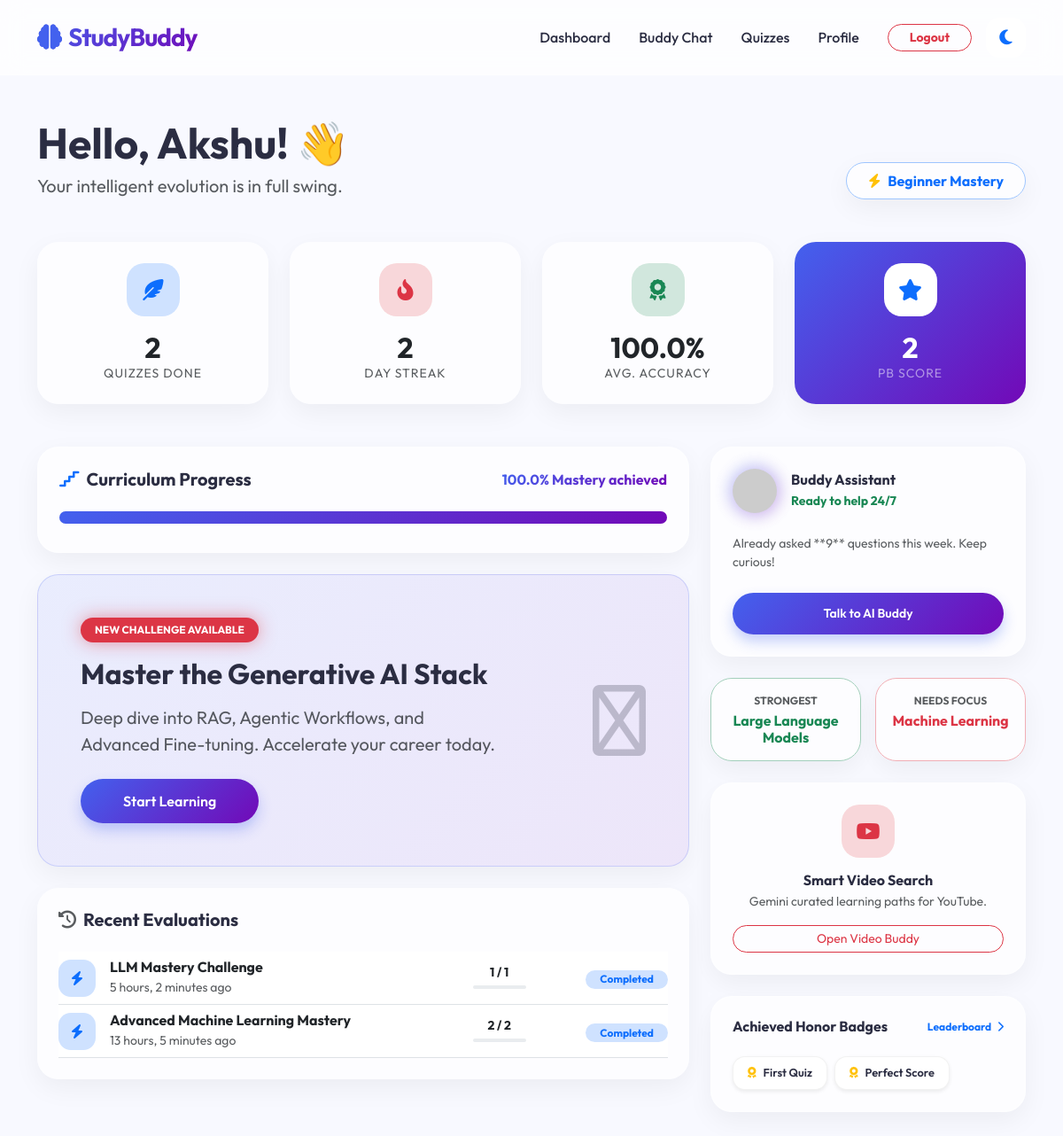
Page /dashboard/ (signed in) on the committed database.
### accounts/models.py (models this page shows, shortened)
class Profile(models.Model):
    LEARNING_LEVELS = [
        ('Beginner', 'Beginner'),
        ('Intermediate', 'Intermediate'),
        ('Advanced', 'Advanced'),
    ]
    user = models.OneToOneField(User, on_delete=models.CASCADE)
    image = models.ImageField(default='default.jpg', upload_to='profile_pics')
    learning_level = models.CharField(max_length=20, choices=LEARNING_LEVELS, default='Beginner')
    preferred_subject = models.CharField(max_length=100, blank=True)

### progress/models.py (models this page shows, shortened)
class UserProgress(models.Model):
    user = models.OneToOneField(User, on_delete=models.CASCADE, related_name='progress')
    total_questions_asked = models.IntegerField(default=0)
    total_quizzes_taken = models.IntegerField(default=0)
    total_score_sum = models.IntegerField(default=0)
    total_points_sum = models.IntegerField(default=0)
    current_streak = models.IntegerField(default=0)
    longest_streak = models.IntegerField(default=0)
    badges = models.JSONField(default=list) # List of badge names
    highest_score = models.IntegerField(default=0)
    total_playground_uses = models.IntegerField(default=0)
    strongest_subject = models.CharField(max_length=100, blank=True, null=True)
    weakest_subject = models.CharField(max_length=100, blank=True, null=True)
    last_updated = models.DateTimeField(auto_now=True)
    last_activity_date = models.DateField(null=True, blank=True)
    last_activity_date = models.DateField(null=True, blank=True)
    @property
    def average_score_percentage(self):
        if self.total_points_sum == 0:
            return 0
        return round((self.total_score_sum / self.total_points_sum) * 100, 1)

### quizzes/models.py (models this page shows, shortened)
class Result(models.Model):
    user = models.ForeignKey(User, on_delete=models.CASCADE)
    quiz = models.ForeignKey(Quiz, on_delete=models.CASCADE)
    score = models.IntegerField()
    total_points = models.IntegerField()
    timestamp = models.DateTimeField(auto_now_add=True)

class Quiz(models.Model):
    CATEGORY_CHOICES = [
        ('gen_ai', 'Generative AI'),
        ('ml', 'Machine Learning'),
        ('prompt', 'Prompt Engineering'),
        ('llm', 'Large Language Models'),
        ('ethics', 'AI Ethics'),
        ('web_ai', 'AI in Web Development'),
        ('general', 'General AI'),
        ('cloud', 'Cloud Computing'),
        ('devops', 'DevOps & Git'),
        ('cyber', 'Cyber Security'),
        ('data', 'Data Science'),
        ('mobile', 'Mobile Development'),
        ('blockchain', 'Web3 & Blockchain'),
        ('iot', 'Internet of Things'),
        ('hr', 'HR Interview Prep'),
    ]
    DIFFICULTY_CHOICES = [
        ('beginner', 'Beginner'),
        ('intermediate', 'Intermediate'),
        ('advanced', 'Advanced'),
    ]
    title = models.CharField(max_length=200)
    category = models.CharField(max_length=20, choices=CATEGORY_CHOICES, default='general')
    difficulty = models.CharField(max_length=20, choices=DIFFICULTY_CHOICES, default='beginner')
    description = models.TextField()
    created_at = models.DateTimeField(auto_now_add=True)
    updated_at = models.DateTimeField(auto_now=True)
    class Meta:
        verbose_name_plural = "Quizzes"

### buddy/views.py (the view)
# urls.py: path('dashboard/', DashboardView.as_view(), name='dashboard'),
class DashboardView(LoginRequiredMixin, TemplateView):
    template_name = 'dashboard.html'
    def get_context_data(self, **kwargs):
        context = super().get_context_data(**kwargs)
        progress, created = UserProgress.objects.get_or_create(user=self.request.user)
        context['progress'] = progress
        context['recent_results'] = Result.objects.filter(user=self.request.user).order_by('-timestamp')[:5]
        return context

### templates/dashboard.html (shortened to what this page needs)
{% extends "base.html" %}
{% block content %}
<div class="container py-4">
    <div class="row mb-5 align-items-end animate-up">
        <div class="col-md-8">
            <h1 class="display-5 fw-bold mb-1">Hello, {{ user.username }}! 👋</h1>
            <p class="text-muted fs-5 mb-0">Your intelligent evolution is in full swing.</p>
        </div>
        <div class="col-md-4 text-md-end mt-3 mt-md-0">
            <div class="glass-card d-inline-flex align-items-center px-4 py-2 border-primary-subtle">
                <i class="fas fa-bolt text-warning me-2"></i>
                <span class="fw-bold text-primary">{{ user.profile.learning_level|title }} Mastery</span>
            </div>
        </div>
    </div>
    <div class="row g-4 mb-5">
        <div class="col-md-3 col-sm-6 animate-up" style="animation-delay: 100ms;">
            <div class="glass-card card h-100 border-0 p-4 text-center">
                <div class="icon-circle bg-primary-subtle text-primary mx-auto mb-3">
                    <i class="fas fa-feather-pointed fs-4"></i>
                </div>
                <h2 class="fw-bold mb-0 count-up">{{ progress.total_quizzes_taken }}</h2>
                <p class="text-muted small text-uppercase letter-spacing-wide mb-0">Quizzes Done</p>
            </div>
        </div>
        <div class="col-md-3 col-sm-6 animate-up" style="animation-delay: 200ms;">
            <div class="glass-card card h-100 border-0 p-4 text-center">
                <div class="icon-circle bg-danger-subtle text-danger mx-auto mb-3">
                    <i class="fas fa-fire-flame-curved fs-4"></i>
                </div>
                <h2 class="fw-bold mb-0 count-up">{{ progress.current_streak }}</h2>
                <p class="text-muted small text-uppercase letter-spacing-wide mb-0">Day Streak</p>
            </div>
        </div>
        <div class="col-md-3 col-sm-6 animate-up" style="animation-delay: 300ms;">
            <div class="glass-card card h-100 border-0 p-4 text-center">
                <div class="icon-circle bg-success-subtle text-success mx-auto mb-3">
                    <i class="fas fa-award fs-4"></i>
                </div>
                <h2 class="fw-bold mb-0 count-up">{{ progress.average_score_percentage }}%</h2>
                <p class="text-muted small text-uppercase letter-spacing-wide mb-0">Avg. Accuracy</p>
            </div>
        </div>
        <div class="col-md-3 col-sm-6 animate-up" style="animation-delay: 400ms;">
            <div class="glass-card card h-100 border-0 p-4 text-center bg-primary text-white premium-gradient-bg">
                <div class="icon-circle bg-white text-primary mx-auto mb-3">
                    <i class="fas fa-star fs-4"></i>
                </div>
                <h2 class="fw-bold mb-0">{{ progress.highest_score }}</h2>
                <p class="text-white-50 small text-uppercase letter-spacing-wide mb-0">PB Score</p>
            </div>
        </div>
    </div>
    <div class="row g-4">
        <div class="col-lg-8">
            <div class="glass-card p-4 mb-4 animate-up" style="animation-delay: 500ms;">
                <div class="d-flex justify-content-between align-items-center mb-4">
                    <h5 class="fw-bold mb-0"><i class="fas fa-stairs text-primary me-2"></i>Curriculum Progress</h5>
                    <span class="gradient-text fw-bold">{{ progress.average_score_percentage }}% Mastery achieved</span>
                </div>
                <div class="progress mb-2" style="height: 14px; border-radius: 100px; background: rgba(0,0,0,0.05);">
                    <div class="progress-bar progress-bar-striped progress-bar-animated premium-progress"
                        role="progressbar" style="width: {{ progress.average_score_percentage }}%"></div>
                </div>
            </div>
            <div class="glass-card p-5 mb-4 position-relative overflow-hidden animate-up"
                style="animation-delay: 600ms; background: linear-gradient(135deg, rgba(67, 97, 238, 0.08) 0%, rgba(114, 9, 183, 0.08) 100%); border-color: rgba(67, 97, 238, 0.2)">
                <div class="position-relative z-1 d-flex justify-content-between align-items-center">
                    <div class="col-md-9">
                        <span class="badge bg-danger rounded-pill px-3 py-2 mb-3 shadow-glow">NEW CHALLENGE
                            AVAILABLE</span>
                        <h2 class="fw-bold mb-3">Master the Generative AI Stack</h2>
                        <p class="text-muted mb-4 fs-5">Deep dive into RAG, Agentic Workflows, and Advanced Fine-tuning.
                            Accelerate your career today.</p>
                        <a href="{% url 'quizzes:quiz_list' %}" class="btn btn-premium px-5">Start Learning</a>
                    </div>
                    <div class="col-md-3 text-end d-none d-md-block">
                        <i class="fas fa-brain display-1 text-primary-subtle opacity-25"></i>
                    </div>
                </div>
            </div>
            <div class="glass-card border-0 animate-up" style="animation-delay: 700ms;">
                <div class="card-header bg-transparent border-0 pt-4 px-4 pb-0">
                    <h5 class="fw-bold mb-0"><i class="fas fa-history text-muted me-2"></i>Recent Evaluations</h5>
                </div>
                <div class="card-body p-4">
                    <div class="table-responsive">
                        <table class="table table-hover align-middle mb-0">
                            <tbody>
                                {% for res in recent_results %}
                                <tr>
                                    <td class="ps-0" style="width: 50px">
                                        <div
                                            class="activity-circle {% if res.percentage >= 80 %}bg-success-subtle text-success{% else %}bg-primary-subtle text-primary{% endif %}">
                                            <i
                                                class="fas {% if res.percentage >= 80 %}fa-check{% else %}fa-bolt{% endif %}"></i>
                                        </div>
                                    </td>
                                    <td>
                                        <h6 class="fw-bold mb-0">{{ res.quiz.title }}</h6>
                                        <small class="text-muted">{{ res.timestamp|timesince }} ago</small>
                                    </td>
                                    <td class="text-center">
                                        <div class="small fw-bold">{{ res.score }} / {{ res.total_points }}</div>
                                        <div class="progress" style="height: 4px; width: 60px; margin: 4px auto;">
                                        </div>
                                    </td>
                                    <td class="text-end pe-0">
                                        {% if res.percentage >= 80 %}
                                        <span class="badge bg-success-subtle text-success rounded-pill px-3">Mastery
                                            🌟</span>
                                        {% else %}
                                        <span
                                            class="badge bg-primary-subtle text-primary rounded-pill px-3">Completed</span>
                                        {% endif %}
                                    </td>
                                </tr>
                                {% empty %}
                                <tr>
                                    <td colspan="4" class="text-center py-5 text-muted">No activity yet. Let's start
                                        learning!</td>
                                </tr>
                                {% endfor %}
                            </tbody>
                        </table>
                    </div>
                </div>
            </div>
        </div>
        <div class="col-lg-4">
            <div class="glass-card p-4 mb-4 animate-up" style="animation-delay: 800ms;">
                <div class="d-flex align-items-center mb-4">
                    <div class="avatar-glow me-3">
                        <img src="https://ui-avatars.com/api/?name=AI&background=4361ee&color=fff"
                            class="rounded-circle" width="50">
                    </div>
                    <div>
                        <h6 class="fw-bold mb-0">Buddy Assistant</h6>
                        <small class="text-success fw-bold">Ready to help 24/7</small>
                    </div>
                </div>
                <p class="small text-muted mb-4">Already asked **{{ progress.total_questions_asked }}** questions this
                    week. Keep curious!</p>
                <a href="{% url 'chat' %}" class="btn btn-premium w-100 btn-sm">Talk to AI Buddy</a>
            </div>
            <div class="row g-3 mb-4 animate-up" style="animation-delay: 900ms;">
                <div class="col-6">
                    <div class="glass-card p-3 text-center border-success-subtle h-100">
                        <small class="text-uppercase fw-bold text-muted x-small d-block mb-1">Strongest</small>
                        <h6 class="fw-bold mb-0 text-success">{{ progress.strongest_subject|default:"Topic A" }}</h6>
                    </div>
                </div>
                <div class="col-6">
                    <div class="glass-card p-3 text-center border-danger-subtle h-100">
                        <small class="text-uppercase fw-bold text-muted x-small d-block mb-1">Needs Focus</small>
                        <h6 class="fw-bold mb-0 text-danger">{{ progress.weakest_subject|default:"Topic B" }}</h6>
                    </div>
                </div>
            </div>
            <div class="glass-card p-4 mb-4 text-center animate-up" style="animation-delay: 1000ms;">
                <div class="icon-circle bg-danger-subtle text-danger mx-auto mb-3">
                    <i class="fab fa-youtube fs-4"></i>
                </div>
                <h6 class="fw-bold mb-1">Smart Video Search</h6>
                <p class="text-muted small mb-3">Gemini curated learning paths for YouTube.</p>
                <a href="{% url 'video_buddy:video_chat' %}"
                    class="btn btn-outline-danger w-100 btn-sm rounded-pill">Open Video Buddy</a>
            </div>
            <div class="glass-card p-4 animate-up" style="animation-delay: 1100ms;">
                <div class="d-flex justify-content-between align-items-center mb-4">
                    <h6 class="fw-bold mb-0">Achieved Honor Badges</h6>
                    <a href="{% url 'progress:leaderboard' %}" class="text-decoration-none x-small fw-bold">Leaderboard
                        <i class="fas fa-chevron-right ms-1"></i></a>
                </div>
                <div class="d-flex flex-wrap gap-2">
                    {% for badge in progress.badges %}
                    <div class="badge-pill bg-white shadow-sm" title="{{ badge }}">
                        <i class="fas fa-award text-warning"></i>
                        <span>{{ badge }}</span>
                    </div>
                    {% empty %}
                    <div class="w-100 text-center py-3 opacity-50">
                        <i class="fas fa-lock mb-2 d-block"></i>
                        <small>Complete quizzes to unlock!</small>
                    </div>
                    {% endfor %}
                </div>
            </div>
        </div>
    </div>
</div>
{% endblock %}

### rows in the picture
UserProgress: total_quizzes_taken "2", current_streak "2", average_score_percentage "100.0", highest_score "2", total_questions_asked "9", strongest_subject "Large Language Models", weakest_subject "Machine Learning"
Result: quiz "LLM Mastery Challenge", timestamp "5 hours, 2 minutes", score "1", total_points "1"
Result: quiz "Advanced Machine Learning Mastery", timestamp "13 hours, 5 minutes", score "2", total_points "2"

### other values in the picture
{{ user.username }} "Akshu"
{{ user.profile.learning_level|title }} "Beginner"
{{ badge }} "First Quiz" "Perfect Score"
